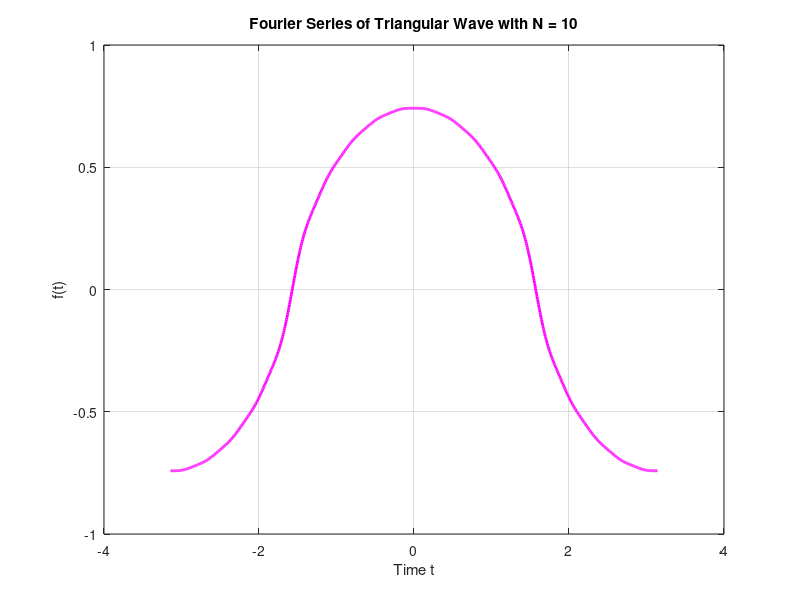

Recreate this plot in MATLAB.
 %Fourier Series of a Triangular Wave 
clc; clear; close all 
 
t = linspace(-pi, pi, 1000); 
f = zeros(size(t)); 
N = 10; 
for n = 1:2:(2*N-1) 
    f = f + ((8 / (pi^2)) * ((-1)^((n-1)/2) / n^2)) * cos(n * t); 
end 
plot(t, f, 'm', 'LineWidth', 2); 
grid on; 
xlabel('Time t'); ylabel('f(t)'); 
title(['Fourier Series of Triangular Wave with N = ', num2str(N)]); 